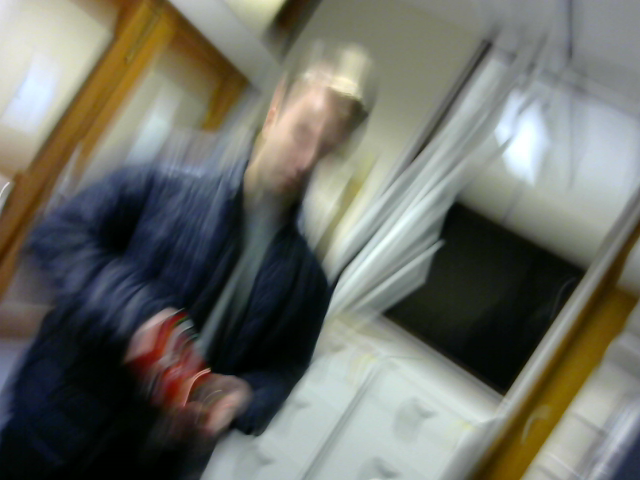
#> input picture dani_robot_image0.png, 640 x 480 px
$ python Color_detect.py --image dani_robot_image0.png   (Python 2 division)
#> lines starting #> are read from the running program, lines starting #| are printed output that depends on the picture; after the words box and inside, x2 and y2 are one past the last pixel; in counts of white or black regions, pixels touching at a corner belong together
import numpy as np
import argparse
import cv2

# construct the argument pasrse and parse the arguments

ap = argparse.ArgumentParser()
ap.add_argument("-i", "--image", help = "path to the image")
args = vars(ap.parse_args())

# load the image
if __name__ == "__main__":
    image = cv2.imread(args["image"])
#> image is the input picture: shape (480, 640, 3); mean B, G, R 101.6, 109.8, 108.7
    image1 = cv2.cvtColor(image, cv2.COLOR_BGR2HSV)
#> image1: shape (480, 640, 3); mean H, S, V 63.5, 76.2, 117.3

height, width = image1.shape[:2]
#> height = 480; width = 640
image = cv2.resize(image,(width/3,height/2), interpolation= cv2.INTER_AREA)
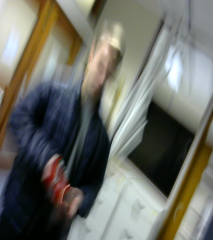
#> image: shape (240, 213, 3); mean B, G, R 101.6, 109.8, 108.7
image1 = cv2.resize(image1,(width/3,height/2), interpolation= cv2.INTER_AREA)
#> image1: shape (240, 213, 3); mean H, S, V 63.5, 76.2, 117.3

#define the list of boundaries
# Descending: (Red), (Blue), (Yellow), (Green)
boundaries = [([0,50,50],[10,255,255]),
              ([110,100,100],[130,255,235]),
              ([20,100,100],[40,255,255]),
              ([50,100,100],[70,255,200])
              ]
hsv_red_low = np.uint8([[[0,50,50]]])
hsv_red_high = np.uint8([[[10,255,255]]])
bgr_red_low = cv2.cvtColor(hsv_red_low,cv2.COLOR_HSV2BGR)
bgr_red_high = cv2.cvtColor(hsv_red_high,cv2.COLOR_HSV2BGR)
my_red = np.uint8([[[0,0,255]]])
my_green = np.uint8([[[0,255,50]]])
bgr_yellow = np.uint8([[[0,255,255]]])
my_bgr_blue = np.uint8([[[255,0,0]]])
hsv_red = cv2.cvtColor(my_red, cv2.COLOR_BGR2HSV)
hsv_yellow = cv2.cvtColor(bgr_yellow, cv2.COLOR_BGR2HSV)
hsv_blue = cv2.cvtColor(my_bgr_blue, cv2.COLOR_BGR2HSV)
hsv_green = cv2.cvtColor(my_green, cv2.COLOR_BGR2HSV)
print hsv_red, "\n"
print hsv_blue, "\n"
print hsv_green, "\n"
print hsv_yellow, "\n"
print "HSV RED LOW", bgr_red_low
print "HSV RED HIGH", bgr_red_high
print "HSV YELLOW HIGH ", hsv_yellow
# loop over the boundaries
for (lower, upper) in boundaries:
    # create NumPy arrays from the boundaries
    lower = np.array(lower, dtype = "uint8")
    upper = np.array(upper, dtype = "uint8")

    # find the colors within the specified boundaries and apply the mask
    mask = cv2.inRange(image1, lower, upper)
    output = cv2.bitwise_and(image1, image1, mask=mask)
    output = cv2.cvtColor(output, cv2.COLOR_HSV2BGR)
    # show the images
    cv2.imshow("Images",np.hstack([image, output]))
    cv2.waitKey(0)
#> this loop made 4 passes
#> pass 1, `mask = cv2.inRange(image1, lower, upper)`:
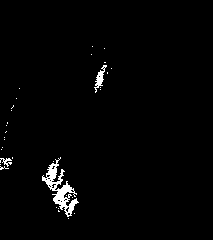
#> mask: shape (240, 213); 1.8% white; 33 white regions (30 under 20 px), largest, box (x1, y1, x2, y2) and area: (42, 157, 79, 217) 680, (94, 65, 107, 93) 124, (0, 158, 12, 167) 51
#> pass 1, `cv2.imshow("Images",np.hstack([image, output]))`:
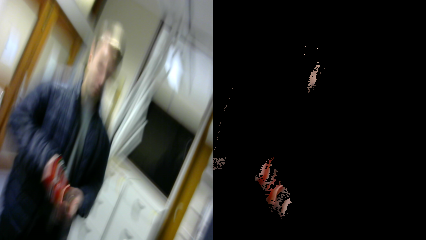
#> window 'Images': shape (240, 426, 3); mean B, G, R 51.4, 55.5, 55.3

$ run again, on dani_robot_image11.png
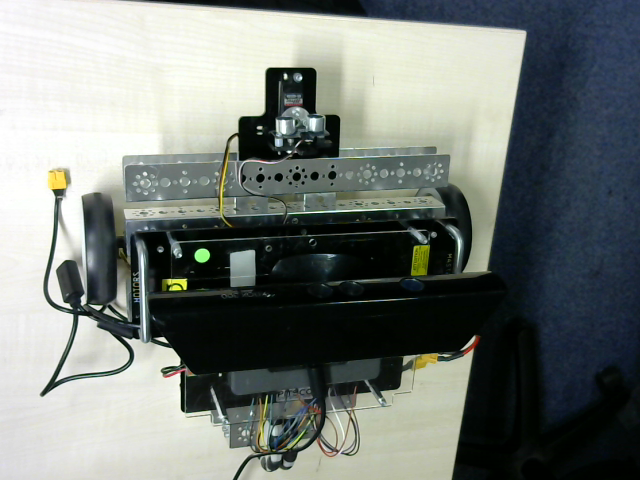
#> input picture dani_robot_image11.png, 640 x 480 px
#> image is the input picture: shape (480, 640, 3); mean B, G, R 118.6, 123, 116.8
#> image: shape (240, 213, 3)
#> the loop `for (lower, upper) in boundaries:` made 4 passes
#> pass 1, `mask = cv2.inRange(image1, lower, upper)`:
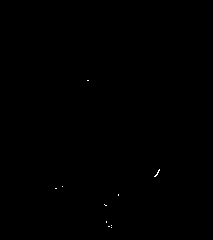
#> mask: shape (240, 213); 0.06% white in thin lines or dots, all inside (x1, y1, x2, y2) = (55, 80, 160, 228)
#> pass 1, `cv2.imshow("Images",np.hstack([image, output]))`:
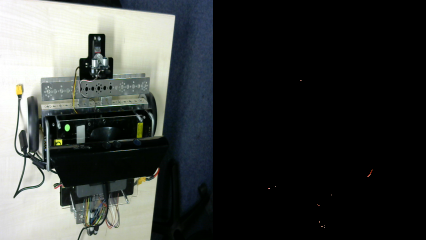
#> window 'Images': shape (240, 426, 3); mean B, G, R 59.3, 61.5, 58.4

$ run again, on dani_robot_image12.png
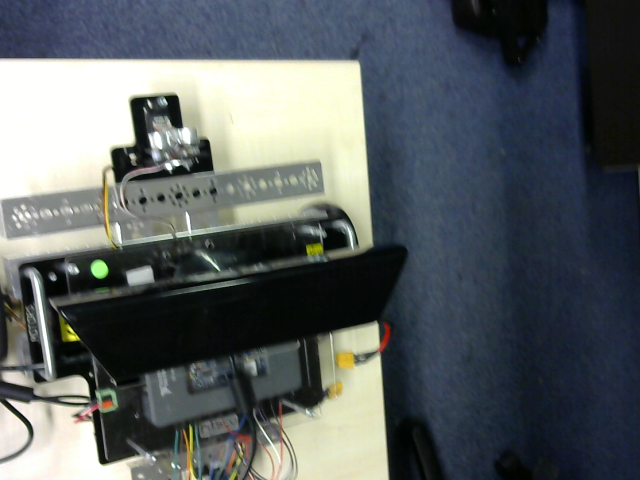
#> input picture dani_robot_image12.png, 640 x 480 px
#> image is the input picture: shape (480, 640, 3); mean B, G, R 97.3, 95.7, 89.4
#> image: shape (240, 213, 3)
#> the loop `for (lower, upper) in boundaries:` made 4 passes
#> pass 1, `mask = cv2.inRange(image1, lower, upper)`:
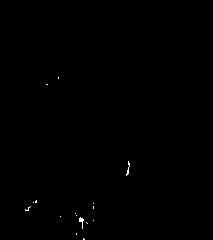
#> mask: shape (240, 213); 0.16% white in thin lines or dots, all inside (x1, y1, x2, y2) = (25, 77, 130, 240)
#> pass 1, `cv2.imshow("Images",np.hstack([image, output]))`:
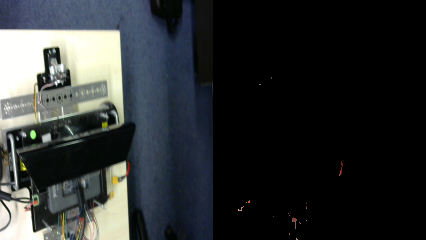
#> window 'Images': shape (240, 426, 3); mean B, G, R 48.7, 47.9, 44.8
